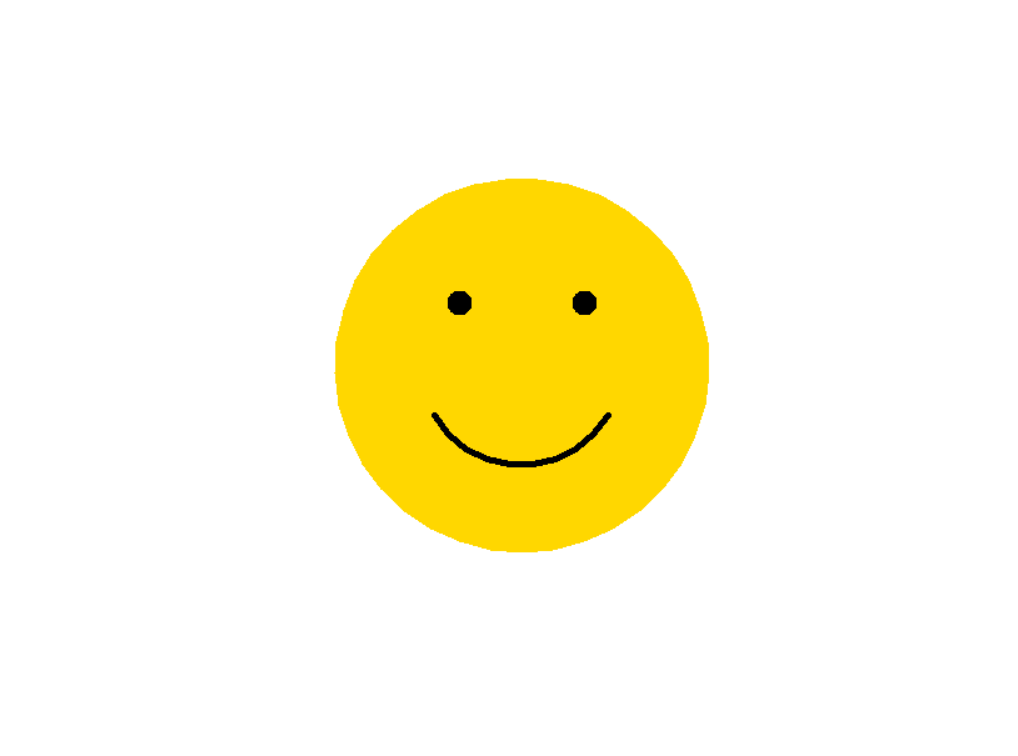

Here is the Python script that generated this plot:
import turtle

# Screen setup
screen = turtle.Screen()
screen.bgcolor("white")
screen.title("🙂 Slightly Smiling Face")

# Face
face = turtle.Turtle()
face.penup()
face.goto(0, -150)
face.color("gold")
face.begin_fill()
face.circle(150)
face.end_fill()
face.hideturtle()

# Eyes
eyes = turtle.Turtle()
eyes.penup()
eyes.goto(-50, 50)
eyes.dot(20, "black")
eyes.goto(50, 50)
eyes.dot(20, "black")
eyes.hideturtle()

# Smile
smile = turtle.Turtle()
smile.pensize(5)
smile.penup()
smile.goto(-70, -40)
smile.setheading(-60)
smile.pendown()
smile.circle(80, 120)
smile.hideturtle()

# Keep screen open
turtle.done()
